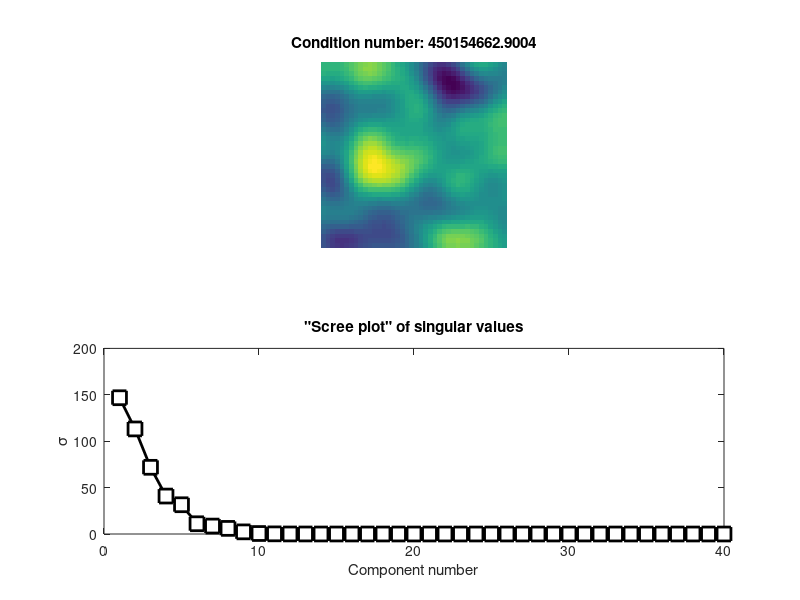
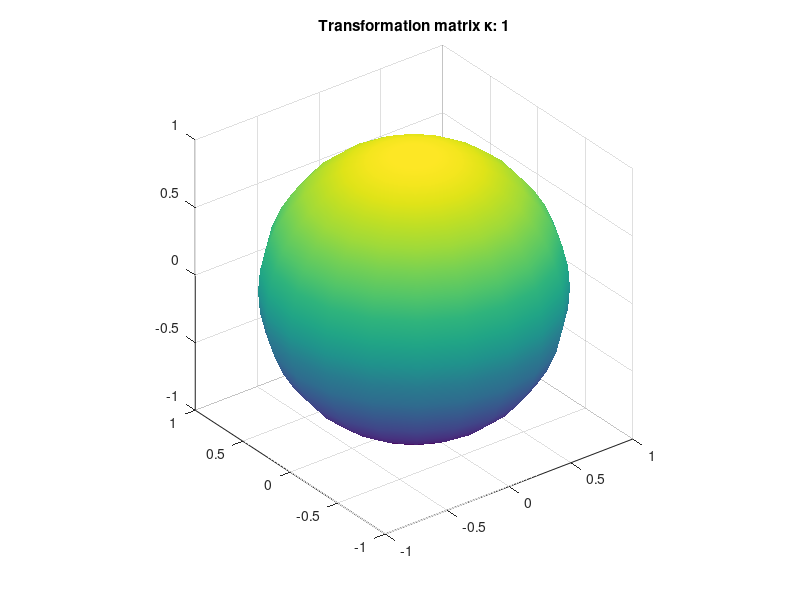

Source code (MATLAB) for these figures, in order:
%%
%     COURSE: Linear algebra: theory and implementation
%    SECTION: Singular value decomposition
%      VIDEO: Condition number of a matrix
% Instructor: sincxpress.com
% Course url: https://www.udemy.com/course/linear-algebra-theory-and-implementation/?couponCode=202110
% 
%%


% matrix sizes
m = 40;

% define a 2D Gaussian for smoothing
k     = round(m/2); % try denominators from .1 to 10
[X,Y] = meshgrid(linspace(-3,3,k));
g2d   = exp( -(X.^2 + Y.^2)/(k/8) );

% matrix
A = randn(m);
A = conv2(randn(m),g2d,'same');


% SVD (we need only the singular values,
%      not the singular vectors)
s = svd(A);

% compute condition number
condnum = s(1)/s(end);

% or let MATLAB do it:
%condnum = cond(A);

% show the matrix
figure(6), clf
subplot(211)
imagesc(A), axis square, axis off
title([ 'Condition number: ' num2str(condnum) ])

subplot(212)
plot(s,'ks-','linew',2,'markersize',10,'markerfacecolor','w')
xlabel('Component number'), ylabel('\sigma')
title('"Scree plot" of singular values')

%% sphere created from a 3x3 matrix to illustrate the "spread" idea

% the transformation matrix T
T = eye(3);
% T(end) = .5;

% create the spherical coordinates
[x,y,z] = sphere;

% impose the transformation matrix onto the sphere coordinates
M = [x(:) y(:) z(:)]';
TM = T*M;

% reshape back to new coordinates
xp = reshape(TM(1,:),[21 21]); % note: 21 is default resolution for sphere function
yp = reshape(TM(2,:),[21 21]);
zp = reshape(TM(3,:),[21 21]);

% and plot
figure(7), clf
surf(xp,yp,zp)
shading interp

axis([-1 1 -1 1 -1 1])
axis square, rotate3d on
title([ 'Transformation matrix \kappa: ' num2str(cond(T)) ])

%% done.
